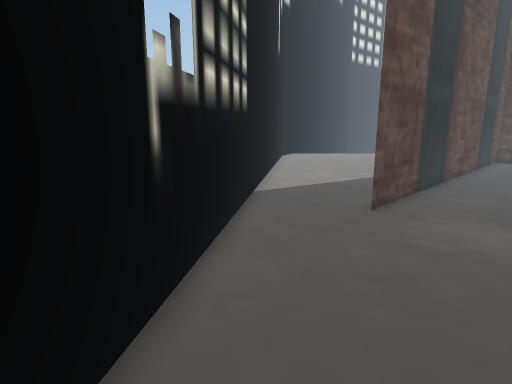
[1] (above)

18 first-person views from a walk through a scene from a Unity 3-D project. The camera is 1.5 m above the floor, tilts 12° down and sees 75° across. The floor is counted in squares, 0.5 m on a side. Each view is taken from the middle of a square. On the plan, view 1 faces up. The plan holds only what a view shows up to about 20 squares ahead; the rest is blank. The place goes on beyond the plan.

[2]
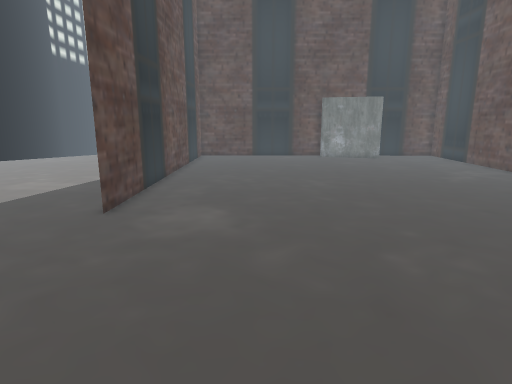

[3]
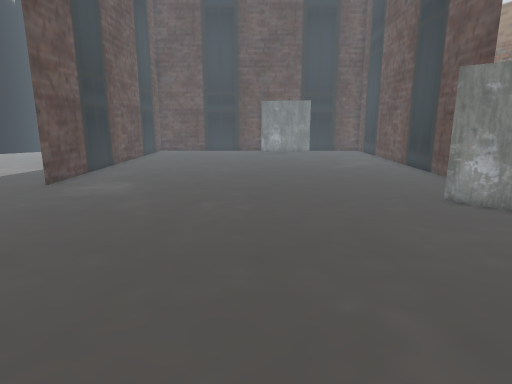

[4]
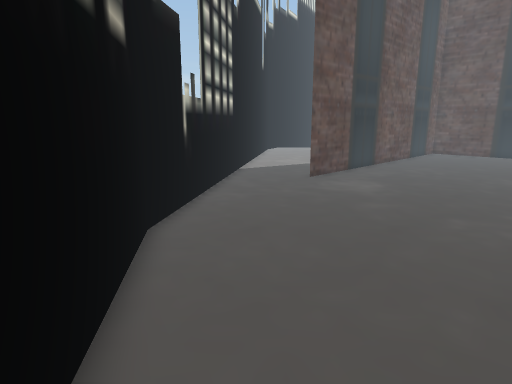

[5]
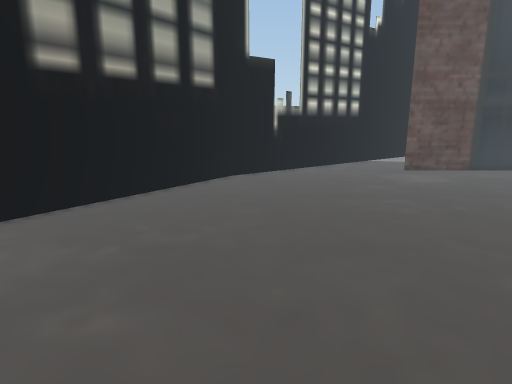

[6]
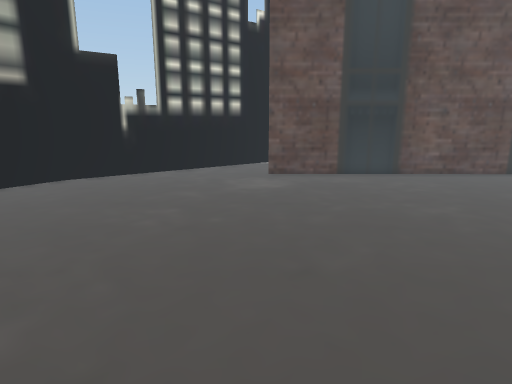

[7]
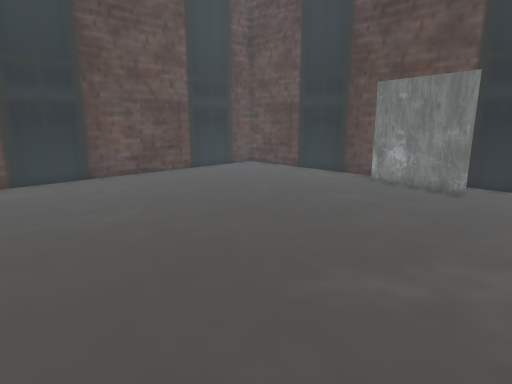

[8]
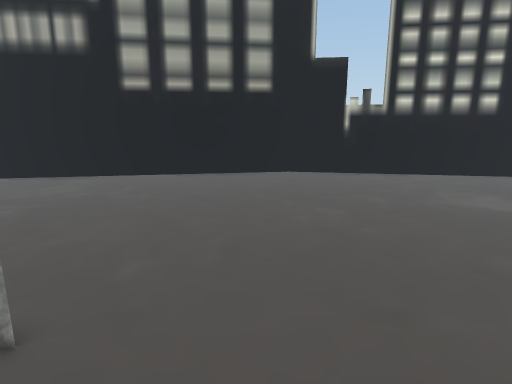

[9]
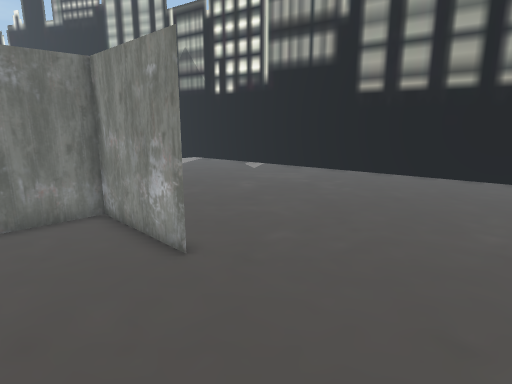

[10]
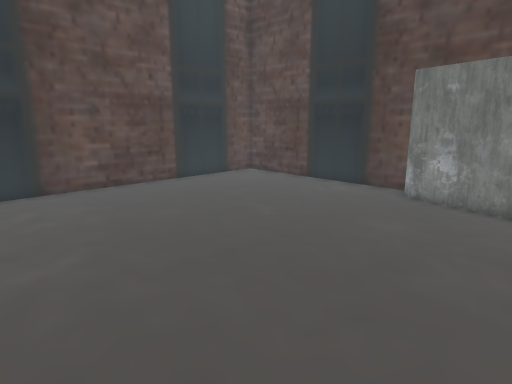

[11]
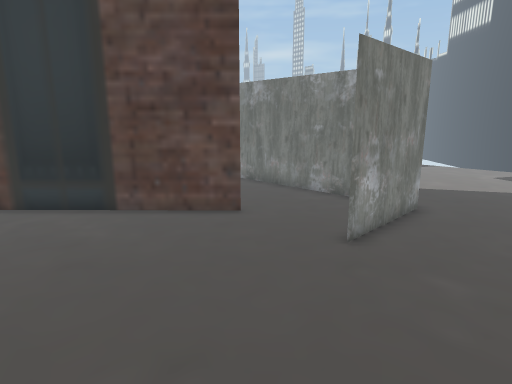

[12]
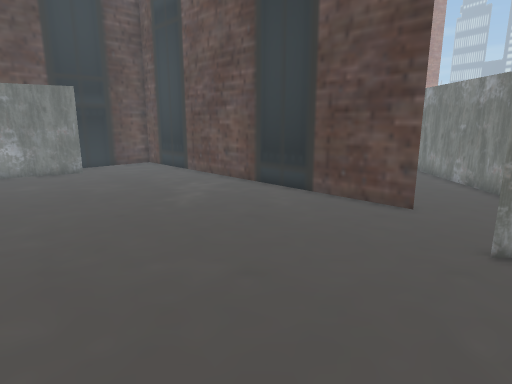

[13]
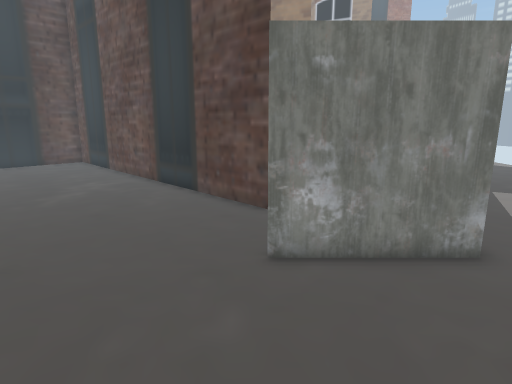

[14]
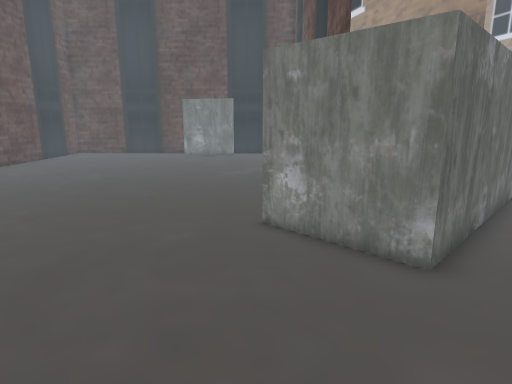

[15]
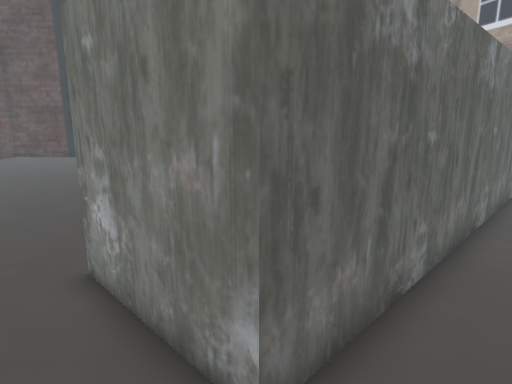

[16]
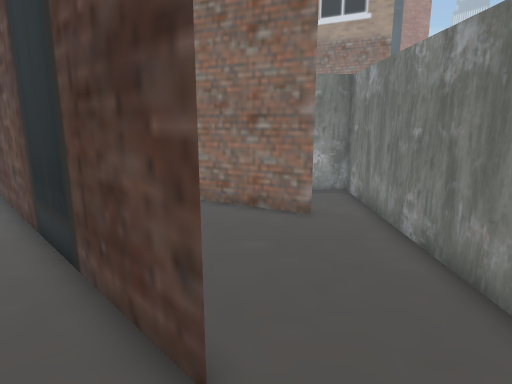

[17]
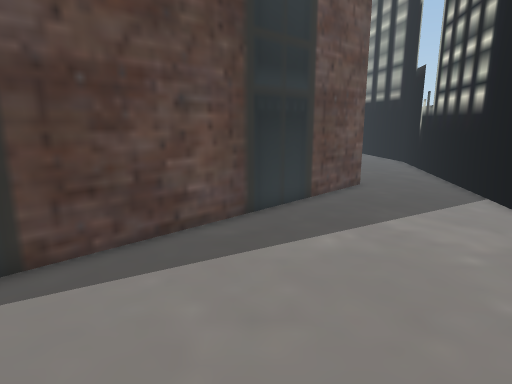

[18]
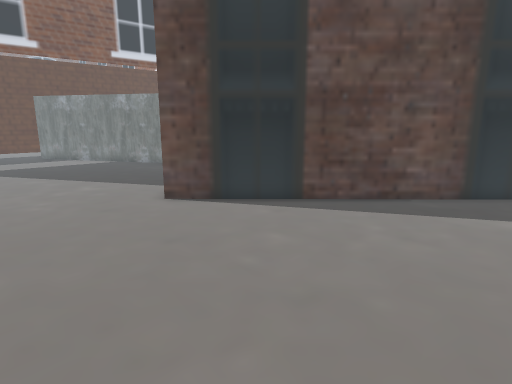

### Floor plan
Points are (right, up) in squares from view 1. A wall is a line through its corners. A room is listed if a view was taken in it or the views show most of it. See-through windows are left out.
Room 1 (views 1, 2, 3, 4, 5, 6, 7, 8, 9, 10, 11, 12, 13, 14, 15, 16)
walls: (14, -3.2) (14, -8) (27.5, -8) (14, -8) (14, -3.2); (18.1, -3.5) (27.5, 5.7); (26.5, 12.1) (24, 16.4); (25.6, -5.8) (27.5, -2.2); (24.6, 17.3) (18.6, 23.5); (16.7, 23.5) (3.9, 11)
glass walls: (-0.2, 13.5) (-2.1, 2) (-0.1, -10.6)
ways out: opening at (2, 13.7) to room 2
Room 2 (views 17, 18)
walls: (4, 11.1) (17.6, 24.5)
glass walls: (0.9, 20.4) (-0.2, 13.5)
ways out: opening at (2, 13.7) to room 1

Positions as (right, up) in squares from view 1, and headings:
1: (0, 0), facing up
2: (0, 0), facing up-right
3: (0, -7), facing up-right
4: (1, -7), facing up
5: (12, -10), facing up-left
6: (17, -3), facing up-left
7: (18, -1), facing up
8: (18, 0), facing left
9: (18, 3), facing down-left
10: (18, 3), facing up
11: (10, 4), facing down-right
12: (7, 2), facing right
13: (7, -3), facing right
14: (7, -10), facing up-right
15: (12, -10), facing up-right
16: (15, -4), facing right
17: (9, 27), facing down
18: (6, 31), facing down-right
